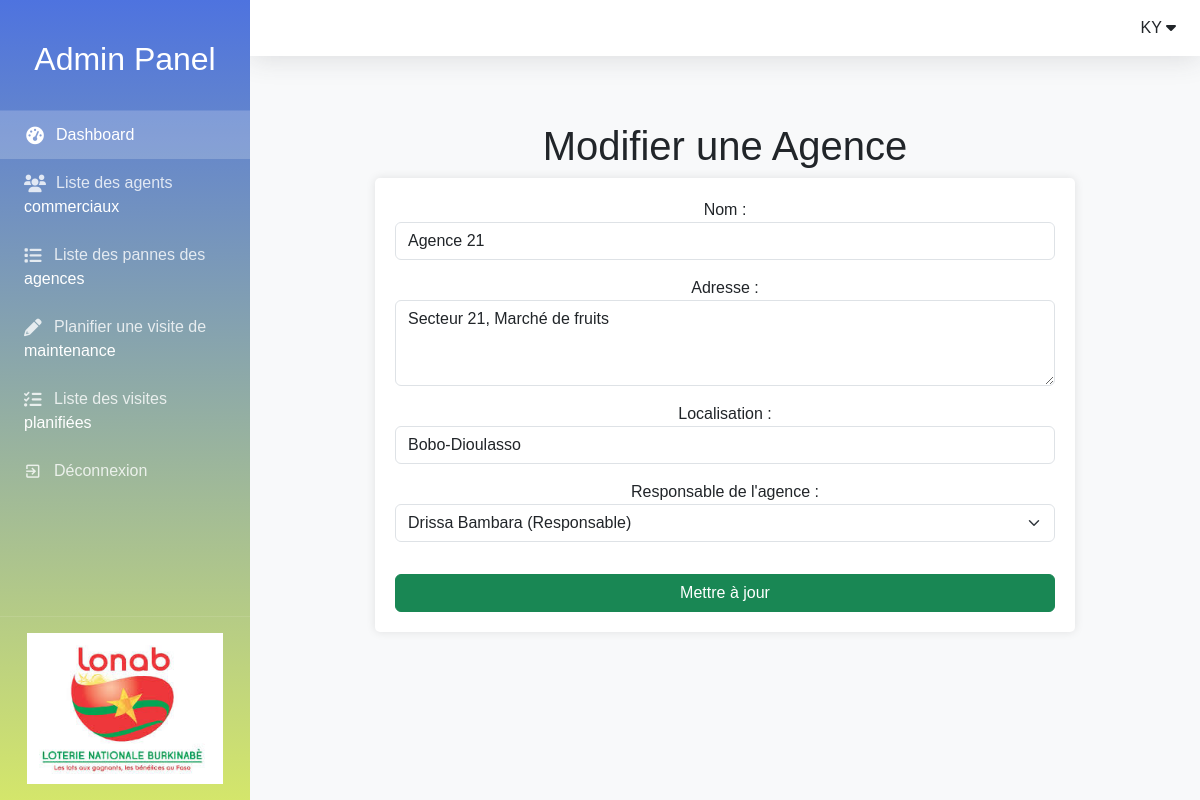
/monapplication/agences/modifier/1/ (signed in), run on the app's committed database.
### monapplication/models.py (models this page shows, shortened)
class Agence(models.Model):
    nom = models.CharField(max_length=100)
    adresse = models.TextField()
    localisation = models.CharField(max_length=255, blank=True, null=True)
    responsable = models.ForeignKey(
        ResponsableAgence,  # changé ici
        on_delete=models.SET_NULL,
        null=True,
        blank=True,
        verbose_name="Responsable de l'agence"
    )

### monapplication/views.py (the view)
# urls.py: path('agences/modifier/<int:pk>/', views.modifier_agence, name='modifier_agence'),
@login_required
def modifier_agence(request, pk):
    agence = get_object_or_404(Agence, pk=pk)
    if request.method == 'POST':
        form = AgenceForm(request.POST, instance=agence)
        if form.is_valid():
            form.save()
            return redirect('liste_agences')
    else:
        form = AgenceForm(instance=agence)
    return render(request, 'modifier_agence.html', {'form': form, 'agence': agence})

### monapplication/forms.py
class AgenceForm(forms.ModelForm):
    class Meta:
        model = Agence
        fields = ['nom', 'adresse', 'localisation', 'responsable']
        widgets = {
            'nom': forms.TextInput(attrs={'class': 'form-control'}),
            'adresse': forms.Textarea(attrs={'class': 'form-control', 'rows': 3}),
            'localisation': forms.TextInput(attrs={'class': 'form-control'}),
            'responsable': forms.Select(attrs={'class': 'form-select'}),
        }
    def __init__(self, *args, **kwargs):
        super(AgenceForm, self).__init__(*args, **kwargs)
        self.fields['responsable'].queryset = ResponsableAgence.objects.all()

### monapplication/models.py (called while the page is built)
    def __str__(self):
        return f"{self.user.first_name} {self.user.last_name} (Responsable)"

### monapplication/templates/modifier_agence.html (shortened to what this page needs)
{% extends 'base_generic.html' %}
{% block content %}
<div class="container">
    <h1>Modifier une Agence</h1>
    <div class="form-container mx-auto" style="max-width: 700px;">
        <form method="post">
            {{ form.as_p }}
            <button type="submit" class="btn btn-success w-100 mt-3">Mettre à jour</button>
        </form>
    </div>
</div>
{% endblock %}

### monapplication/templates/base_generic.html (style rules this page uses)
:root { --primary: #4e73df; --secondary: #858796; --success: #1cc88a; --info: #36b9cc; --warning: #f6c23e; --danger: #e74a3b; --light: #f8f9fc; --dark: #5a5c69; }
* { margin: 0; padding: 0; box-sizing: border-box; font-family: 'Nunito', sans-serif; }
body { background-color: #f8f9fc; min-height: 100vh; display: flex; }
.form-container { max-width: 100%; overflow-x: hidden; }

### monapplication/templates/modifier_agence.html (style rules this page uses)
body { font-family: Arial, sans-serif; background-color: #f8f9fa; }
.container { margin-top: 50px; text-align: center; }
.form-container { padding: 20px; background-color: white; border-radius: 5px; box-shadow: 0 0 10px rgba(0, 0, 0, 0.1); }

### data on the page
Agence: nom "Agence 21", adresse "Secteur 21, Marché de fruits", localisation "Bobo-Dioulasso", responsable "Drissa Bambara (Responsable)"
